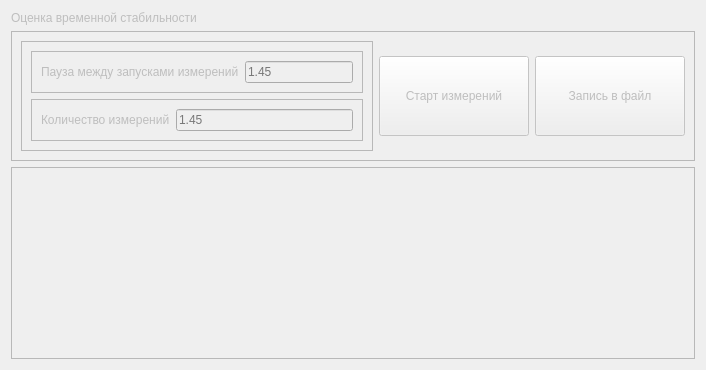
      <widget class="QWidget" name="tab_mode_2">
       <property name="enabled">
        <bool>false</bool>
       </property>
       <attribute name="title">
        <string>Режим 2</string>
       </attribute>
       <layout class="QVBoxLayout" name="verticalLayout_2">
        <item>
         <widget class="QLabel" name="lbl_Mode2Name">
          <property name="text">
           <string>Оценка временной стабильности</string>
          </property>
         </widget>
        </item>
        <item>
         <widget class="QFrame" name="frame_2">
          <property name="maximumSize">
           <size>
            <width>700</width>
            <height>16777215</height>
           </size>
          </property>
          <property name="frameShape">
           <enum>QFrame::StyledPanel</enum>
          </property>
          <property name="frameShadow">
           <enum>QFrame::Raised</enum>
          </property>
          <layout class="QHBoxLayout" name="horizontalLayout_5">
           <item>
            <widget class="QFrame" name="frame_2_1">
             <property name="frameShape">
              <enum>QFrame::StyledPanel</enum>
             </property>
             <property name="frameShadow">
              <enum>QFrame::Raised</enum>
             </property>
             <layout class="QVBoxLayout" name="verticalLayout">
              <item>
               <widget class="QFrame" name="frame_2_1_1">
                <property name="frameShape">
                 <enum>QFrame::StyledPanel</enum>
                </property>
                <property name="frameShadow">
                 <enum>QFrame::Raised</enum>
                </property>
                <layout class="QHBoxLayout" name="horizontalLayout_3">
                 <item>
                  <widget class="QLabel" name="lbl_Pause_2">
                   <property name="text">
                    <string>Пауза между запусками измерений</string>
                   </property>
                  </widget>
                 </item>
                 <item>
                  <widget class="QLineEdit" name="lEd_Pause_2">
                   <property name="minimumSize">
                    <size>
                     <width>0</width>
                     <height>0</height>
                    </size>
                   </property>
                   <property name="maximumSize">
                    <size>
                     <width>200</width>
                     <height>16777215</height>
                    </size>
                   </property>
                   <property name="placeholderText">
                    <string>1.45</string>
                   </property>
                  </widget>
                 </item>
                </layout>
               </widget>
              </item>
              <item>
               <widget class="QFrame" name="frame_2_1_2">
                <property name="frameShape">
                 <enum>QFrame::StyledPanel</enum>
                </property>
                <property name="frameShadow">
                 <enum>QFrame::Raised</enum>
                </property>
                <layout class="QHBoxLayout" name="horizontalLayout_4">
                 <item>
                  <widget class="QLabel" name="lbl_MeasurementsNumber_2">
                   <property name="text">
                    <string>Количество измерений</string>
                   </property>
                  </widget>
                 </item>
                 <item>
                  <widget class="QLineEdit" name="lEd_MeasurementsNumber_2">
                   <property name="minimumSize">
                    <size>
                     <width>0</width>
                     <height>0</height>
                    </size>
                   </property>
                   <property name="maximumSize">
                    <size>
                     <width>200</width>
                     <height>16777215</height>
                    </size>
                   </property>
                   <property name="placeholderText">
                    <string>1.45</string>
                   </property>
                  </widget>
                 </item>
                </layout>
               </widget>
              </item>
             </layout>
            </widget>
           </item>
           <item>
            <widget class="QPushButton" name="pBtn_Start_2">
             <property name="sizePolicy">
              <sizepolicy hsizetype="Preferred" vsizetype="Fixed">
               <horstretch>0</horstretch>
               <verstretch>0</verstretch>
              </sizepolicy>
             </property>
             <property name="minimumSize">
              <size>
               <width>150</width>
               <height>80</height>
              </size>
             </property>
             <property name="text">
              <string>Старт измерений</string>
             </property>
            </widget>
           </item>
           <item>
            <widget class="QPushButton" name="pBtn_Save2File_2">
             <property name="minimumSize">
              <size>
               <width>150</width>
               <height>80</height>
              </size>
             </property>
             <property name="text">
              <string>Запись в файл</string>
             </property>
            </widget>
           </item>
          </layout>
         </widget>
        </item>
        <item>
         <widget class="QTableView" name="tblView_Result_2"/>
        </item>
       </layout>
      </widget>
